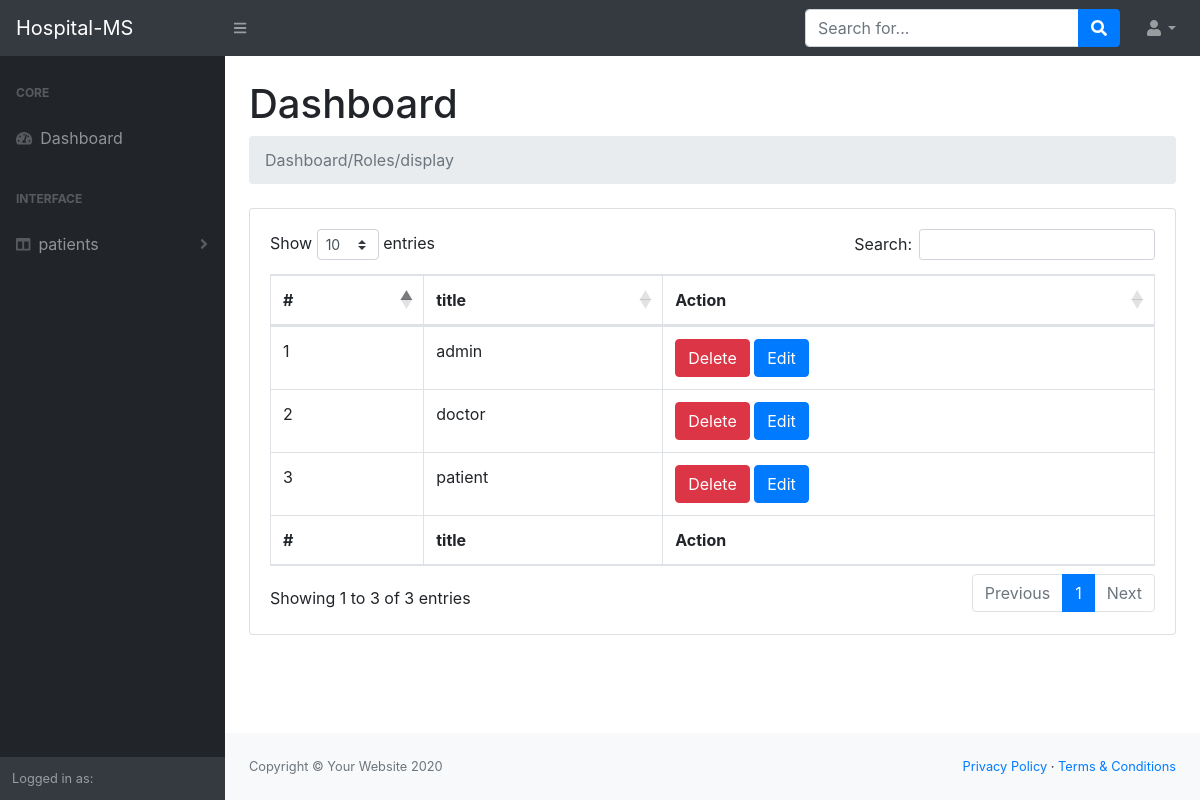
Before: /Roles/index.php with the older database file.
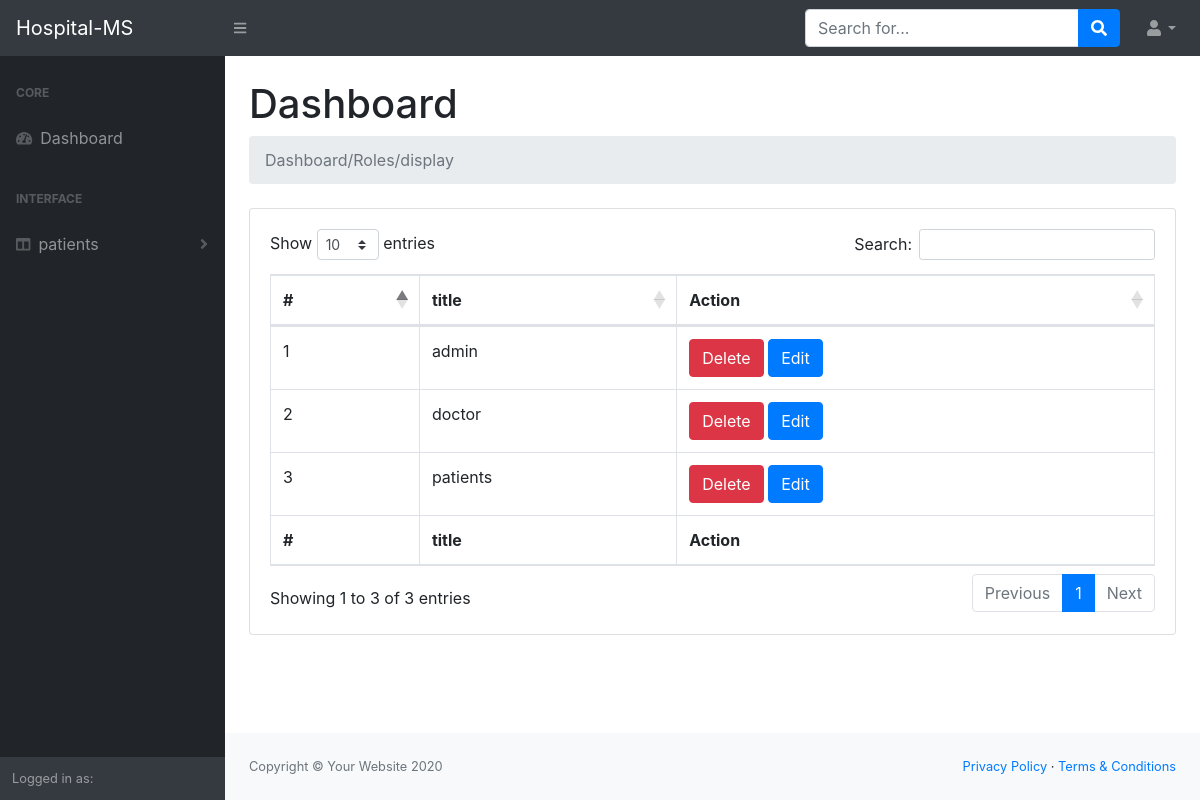
After: the same page with the newer database file.
### tables this page shows
CREATE TABLE `roles` (
  `id` tinyint(4) NOT NULL,
  `title` char(100) NOT NULL
);

### Roles/index.php (the view, shortened to what this page needs)
<?php
require '../helpers/dbConnection.php';
$sql = 'select * from roles';
$op = mysqli_query($con, $sql);
require '../layouts/header.php';
require '../layouts/nav.php';
require '../layouts/sidNav.php';
?>
<main>
    <div class="container-fluid">
        <h1 class="mt-4">Dashboard</h1>
        <ol class="breadcrumb mb-4">
            <li class="breadcrumb-item active">Dashboard/Roles/display</li>
            <?php
            echo '<br>';
            ?>
        </ol>
        <div class="card mb-4">
            <div class="card-body">
                <div class="table-responsive">
                    <table class="table table-bordered" id="dataTable" width="100%" cellspacing="0">
                        <thead>
                        <tr>
                            <th>#</th>
                            <th>title</th>
                            <th>Action</th>
                        </tr>
                        </thead>
                        <tfoot>
                        <tr>
                            <th>#</th>
                            <th>title</th>
                            <th>Action</th>
                        </tfoot>
                        <tbody>
                        <?php
                        while ($data = mysqli_fetch_assoc($op)) {
                            ?>
                            <tr>
                                <td><?php echo $data['id']; ?></td>
                                <td><?php echo $data['title']; ?></td>
                                <td>
                                    <a href='delete.php?id=<?php echo $data['id']; ?>'
                                       class='btn btn-danger m-r-1em'>Delete</a>
                                    <a href='edit.php?id=<?php echo $data['id']; ?>' class='btn btn-primary m-r-1em'>Edit</a>
                                </td>
                            </tr>
                            <?php
                        }
                        ?>
                        </tbody>
                    </table>
                </div>
            </div>
        </div>
    </div>
</main>
<?php
require '../layouts/footer.php';
?>

### layouts/header.php (shortened to what this page needs)
<!DOCTYPE html>
<html lang="en">
    <head>
        <link href="http://localhost/Hospital-MS/admin/assetsDir/css/styles.css" rel="stylesheet" />
        <link href="https://cdn.datatables.net/1.10.20/css/dataTables.bootstrap4.min.css" rel="stylesheet" />
    </head>
    <body class="sb-nav-fixed">

### layouts/nav.php (shortened to what this page needs)
<nav class="sb-topnav navbar navbar-expand navbar-dark bg-dark">
    <a class="navbar-brand" href="index.html">Hospital-MS</a>
    <button class="btn btn-link btn-sm order-1 order-lg-0" id="sidebarToggle" href="#"><i class="fas fa-bars"></i></button>
    <form class="d-none d-md-inline-block form-inline ml-auto mr-0 mr-md-3 my-2 my-md-0">
        <div class="input-group">
            <input class="form-control" type="text" placeholder="Search for..." aria-label="Search" aria-describedby="basic-addon2" />
            <div class="input-group-append">
                <button class="btn btn-primary" type="button"><i class="fas fa-search"></i></button>
            </div>
        </div>
    </form>
    <ul class="navbar-nav ml-auto ml-md-0">
        <li class="nav-item dropdown">
            <a class="nav-link dropdown-toggle" id="userDropdown" href="#" role="button" data-toggle="dropdown" aria-haspopup="true" aria-expanded="false"><i class="fas fa-user fa-fw"></i></a>
        </li>
    </ul>
</nav>

### layouts/sidNav.php (shortened to what this page needs)
<div id="layoutSidenav">
    <div id="layoutSidenav_nav">
        <nav class="sb-sidenav accordion sb-sidenav-dark" id="sidenavAccordion">
            <div class="sb-sidenav-menu">
                <div class="nav">
                    <div class="sb-sidenav-menu-heading">Core</div>
                    <a class="nav-link" href="http://localhost/Hospital-MS/admin/">
                        <div class="sb-nav-link-icon"><i class="fas fa-tachometer-alt"></i></div>
                        Dashboard
                    </a>
                    <div class="sb-sidenav-menu-heading">Interface</div>
                    <?php
                    if ($_SESSION['user']['role_id'] == 1) {
                        $modules = ['Roles', 'Users', 'admins', 'doctors', 'patients', 'appointments'];
                    } else {
                        $modules = ['patients'];
                    }
                    foreach ($modules as $key => $module) {
                        ?>
                        <a class="nav-link collapsed" href="#" data-toggle="collapse"
                           data-target="#collapseLayouts<?php echo $key; ?>" aria-expanded="false"
                           aria-controls="collapseLayouts">
                            <div class="sb-nav-link-icon"><i class="fas fa-columns"></i></div>
                            <?php echo $module; ?>
                            <div class="sb-sidenav-collapse-arrow"><i class="fas fa-angle-down"></i></div>
                        </a>
                        <?php
                    }
                    ?>
                </div>
            </div>
            <div class="sb-sidenav-footer">
                <div class="small">Logged in as:</div>
            </div>
        </nav>
    </div>
    <div id="layoutSidenav_content">

### layouts/footer.php (shortened to what this page needs)
<footer class="py-4 bg-light mt-auto">
    <div class="container-fluid">
        <div class="d-flex align-items-center justify-content-between small">
            <div class="text-muted">Copyright &copy; Your Website 2020</div>
            <div>
                <a href="#">Privacy Policy</a>
                &middot;
                <a href="#">Terms &amp; Conditions</a>
            </div>
        </div>
    </div>
</footer>
</div>
</div>
</body>
</html>

Changed rows visible on the page:
changed roles id 3: title "patient" → "patients"
